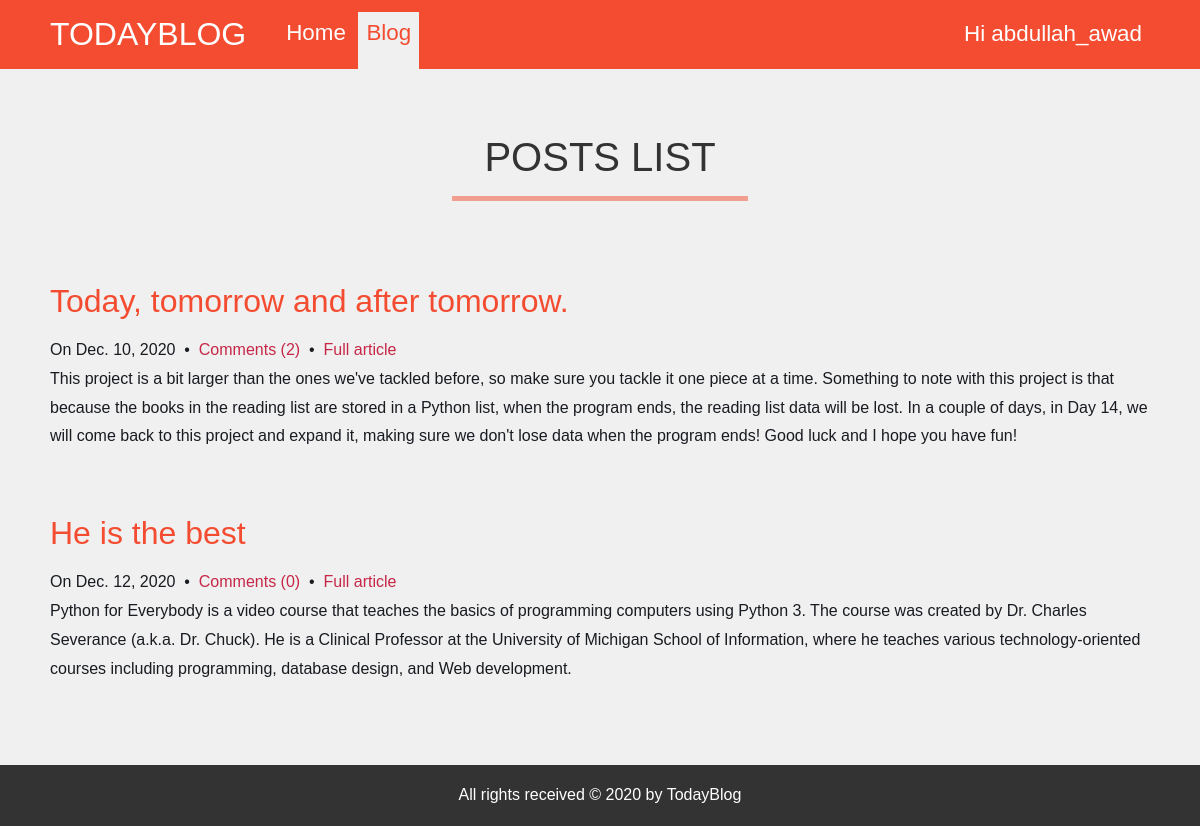
Page /blog/ (signed in) on the committed database.
### blogApp/models.py (models this page shows, shortened)
class Post(models.Model):
    title = models.CharField(verbose_name='title' , max_length=50)
    body = models.TextField(verbose_name='body')
    created_on = models.DateTimeField(verbose_name='created on' , auto_now_add=True)
    last_modified = models.DateTimeField(verbose_name='last modified' , auto_now=True)
    categories = models.ManyToManyField(Category, verbose_name=("categories"), related_name='posts')
    def get_absolute_url(self):
        return reverse("blogApp:post_detail", kwargs={"pk": self.pk})

### blogApp/views.py (the view)
# urls.py: path('', PostView.as_view(), name = 'post_list'),
class PostView(ListView):
    model = Post

### templates/blogApp/post_list.html (shortened to what this page needs)
{% extends 'base.html' %}
{% block nav_ops %}
    <li><a class='btn-nav' href="{% url 'pages:home' %}">Home</a></li>
    <li><a class='btn-nav current-page' href="{% url 'blogApp:post_list' %}">Blog</a></li>
{% endblock nav_ops %}
{% block content %}
    <h2 class="heading-2" >Posts List</h2>
    {% for post in object_list %}
        <div class="post">
            <h2 class="title"><a href="{{ post.get_absolute_url }}">{{ post.title }}</a></h2>
            <p class="meta">On {{ post.created_on |date}}
                &nbsp;&bull;&nbsp; <a href="#" class="comments">Comments ({{ post.comment_set.count }})</a> &nbsp;&bull;&nbsp; <a href="{{ post.get_absolute_url }}" class="permalink">Full article</a></p>
            <div class="entry">
                <p>{{ post.body }}</p>
            </div>
		</div>
    {% endfor %}
{% endblock content %}

### templates/base.html (shortened to what this page needs)
<!DOCTYPE html>
<html lang="en">
<head>
    {% load static %}
    <link rel="stylesheet" href="{% static 'css/style.css' %}">
</head>
<body>
    <header id="main-header">
        <div class="container">
            <h1 id="logo"><a href="#">TodayBlog</a></h1>
            <nav id="main-nav">
                <ul>
                    {% block nav_ops %}{% endblock nav_ops %}
                    {% if user.is_authenticated  %}
                        <li class='user-area'><a href="{% url 'users:dashboard' %}">Hi {{ user }}</a></li>
                    {% else %}
                        <li class='user-area'>
                            <a href="{% url 'users:login' %}" class="btn-sign in">Sign In</a>
                            <a href="{% url 'users:register' %}" class="btn-sign up">Sign Up</a>
                        </li>
                    {% endif %}
                </ul>
            </nav>
        </div>
    </header>
    <main>
        <div class="container flex-center">
            {% block content %}{% endblock content %}
        </div>
    </main>
    <footer id="main-footer">
        <div class="container">
            <p>All rights received &copy 2020 by TodayBlog</p>
        </div>
    </footer>
</body>
</html>

### static/css/style.css (style rules this page uses)
* { margin: 0; padding: 0; box-sizing: border-box; }
body { background: #F0F0F0; font-family: 'Source Sans Pro', sans-serif; font-weight: 300; color: #181B20; }
h1, h2, h3 { font-weight: normal; }
h1 { font-size: 2em; }
h2 { font-size: 2.4em; }
h2.title a { color: #F44C31; }
p, ul, ol { margin: 0; line-height: 180%; }
a { text-decoration: none; color: #C62647; }
.flex-center { display: flex; flex-direction: column; align-items: center; justify-content: center; }
.container { max-width: 1100px; margin: auto; }
#main-header { background: #F44C31; padding: 1rem; }
#main-header .container { position: relative; display: flex; align-items: center; justify-content: flex-start; }
#logo { text-transform: uppercase; padding-right: 2rem; }
#logo a { text-decoration: none; color:white; }
#main-nav ul li.user-area { position: absolute; right: 0; top: 50%; transform: translateY(-50%); }
#main-nav ul li { display: inline-block; margin: 0; }
#main-nav ul li a { text-decoration: none; color: white; font-size: 1.4rem; transition: color 0.3s ease-in-out; padding: 0.5rem 0.5rem 1.5rem 0.5rem; }
#main-nav ul li a.current-page { color: #F44C31; background: #F0F0F0; }
main { min-height: 87vh; }
#main-footer { background-color: #333; color: white; padding: 1rem; text-align: center; }
h2.heading-2 { margin: 50px 0; padding: 1rem 2rem; font-size: 2rem; text-transform: uppercase; color: #333; font-weight: 500; font-size: 2.5rem; border-bottom: 5px solid rgba(244, 76, 49, 0.5); }
.post { padding: 1rem 0; margin-bottom: 1rem; }
h2 { padding: 1rem 0; font-size: 2rem; color: #555; }

### rows in the picture
Post: title "Today, tomorrow and after tomorrow.", created_on "Dec. 10, 2020", comment_set.count "2", body "This project is a bit larger than the ones we've tackled before, so make sure you tackle it one piece at a time. Something to note with this project is that because the books in the reading list are stored in a Python list, when the program ends, the reading list data will be lost. In a couple of days, in Day 14, we will come back to this project and expand it, making sure we don't lose data when the program ends! Good luck and I hope you have fun!"
Post: title "He is the best", created_on "Dec. 12, 2020", comment_set.count "0", body "Python for Everybody is a video course that teaches the basics of programming computers using Python 3. The course was created by Dr. Charles Severance (a.k.a. Dr. Chuck). He is a Clinical Professor at the University of Michigan School of Information, where he teaches various technology-oriented courses including programming, database design, and Web development."

### other values in the picture
{{ user }} "abdullah_awad"
